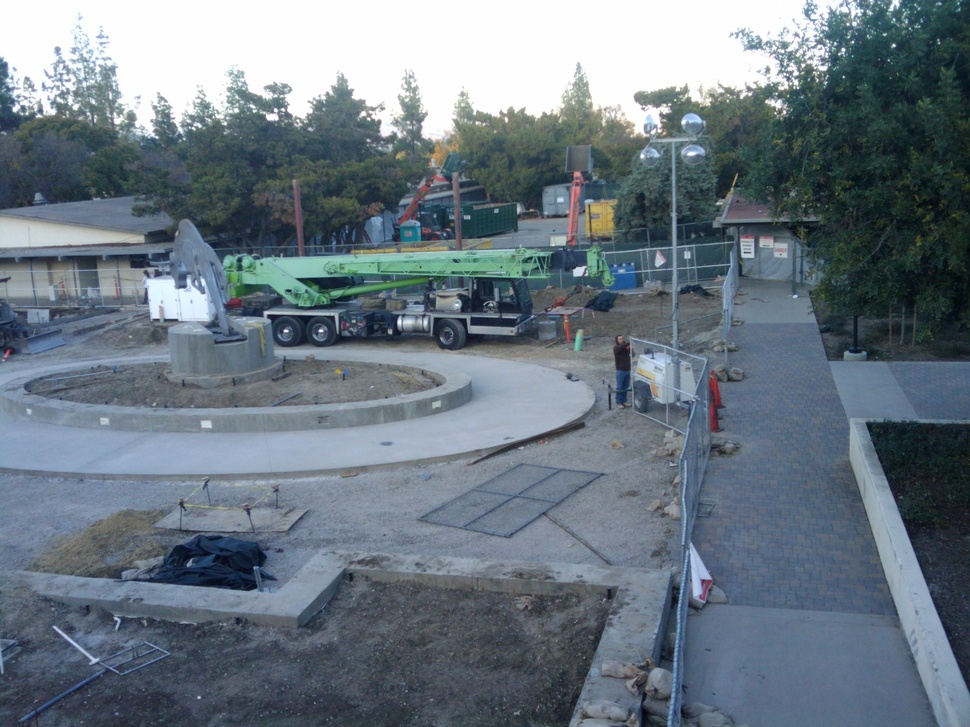
%> input picture ImageStitching/img/img1.jpg, 970 x 727 px, shrunk from 2048 x 1536 before the run
$ octave imageFeatures.m   (GNU Octave 9; MATLAB toolbox functions it lacks are replaced by stand-ins)
%> lines starting %> are read from the running program, lines starting %| are printed output that depends on the picture
img1 = rgb2gray(imread('.\img\img1.jpg'));
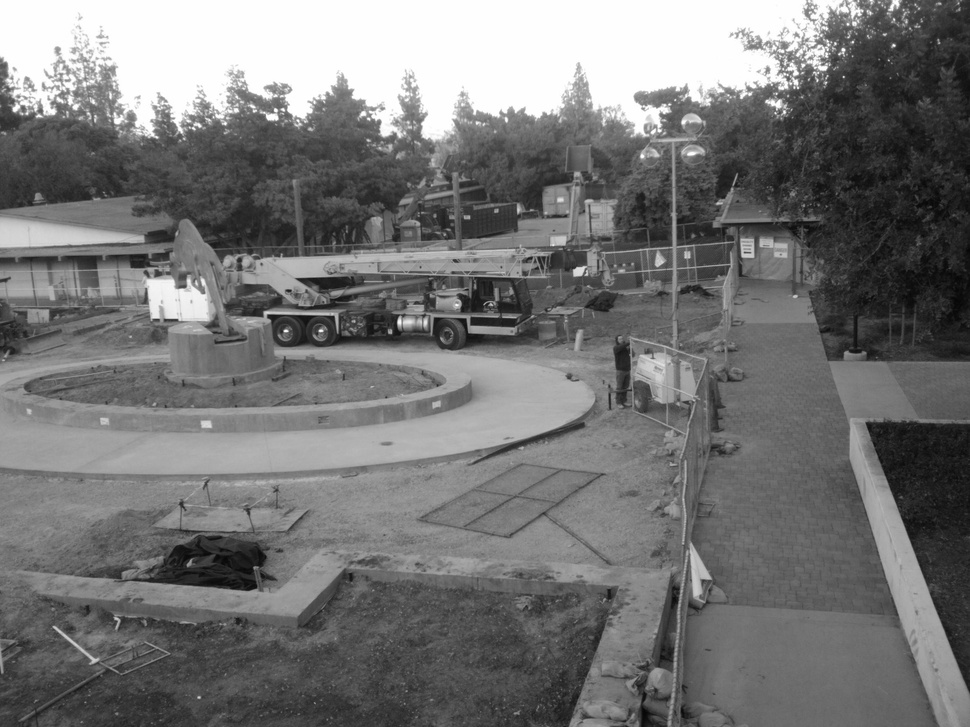
%> img1: size 727x970 uint8; min 5, max 255, mean 117.1
img2 = rgb2gray(imread('.\img\img2.jpg'));
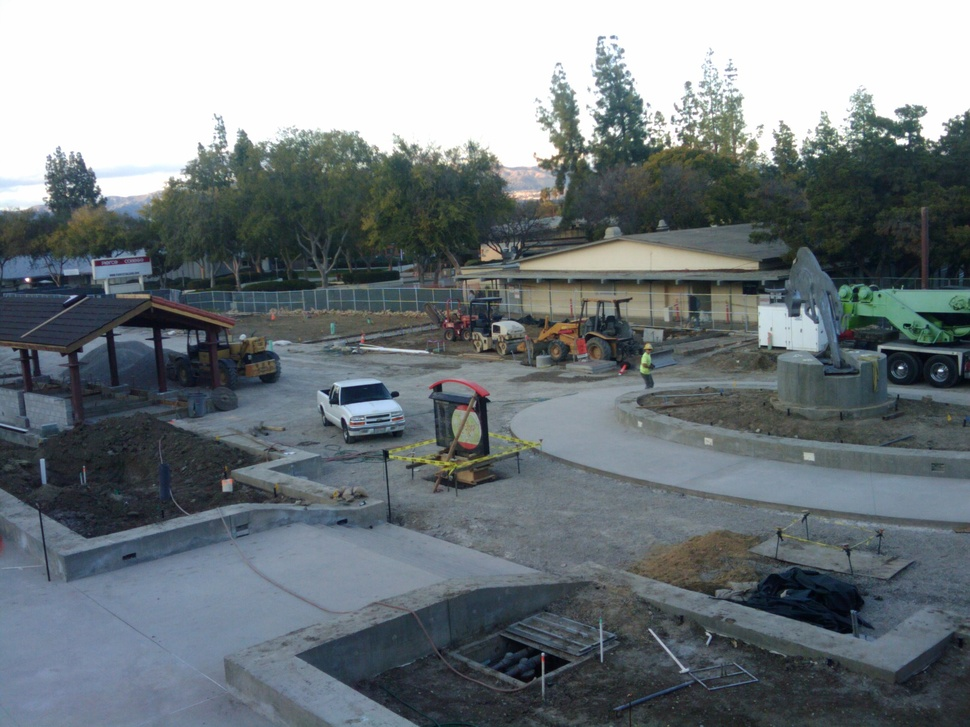
%> input picture ImageStitching/img/img2.jpg, 970 x 727 px, shrunk from 2048 x 1536 before the run
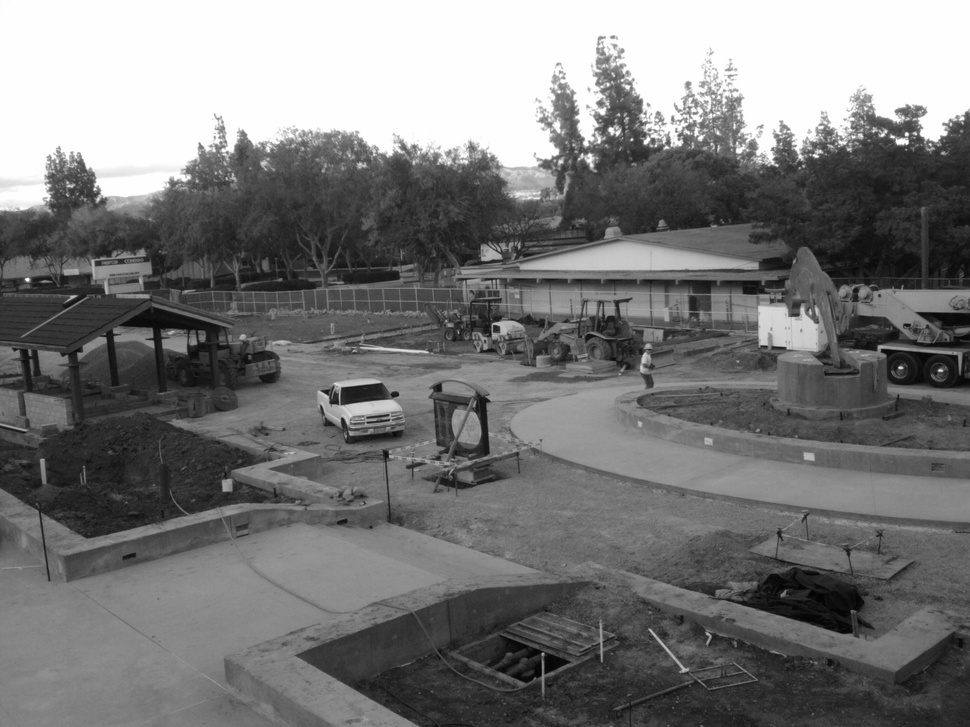
%> img2: size 727x970 uint8; min 1, max 255, mean 120.7
img3 = rgb2gray(imread('.\img\img3.jpg'));
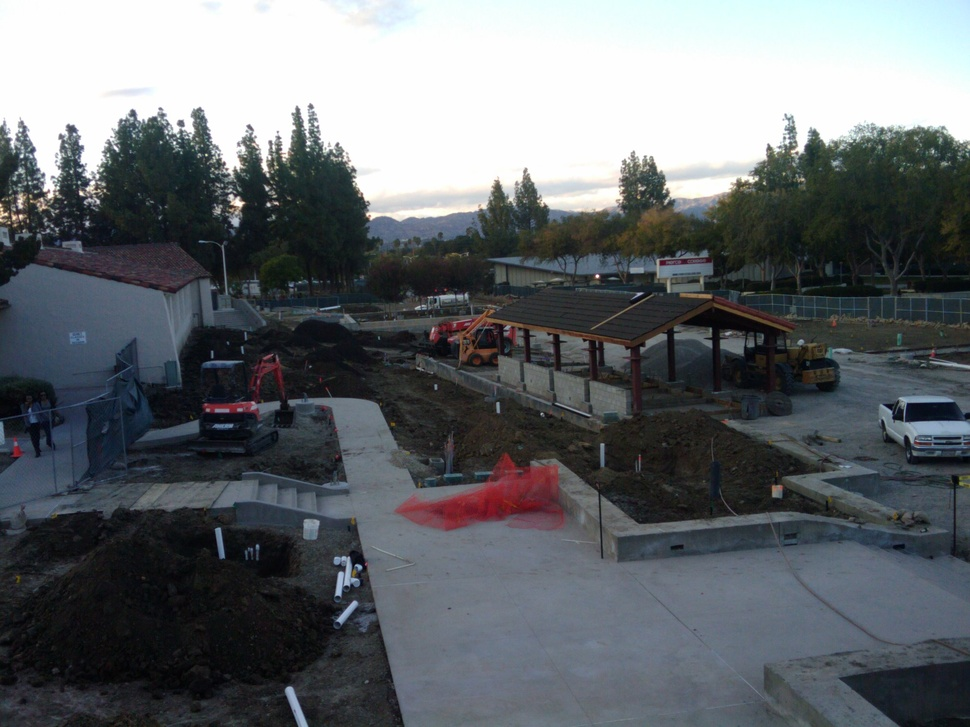
%> input picture ImageStitching/img/img3.jpg, 970 x 727 px, shrunk from 2048 x 1536 before the run
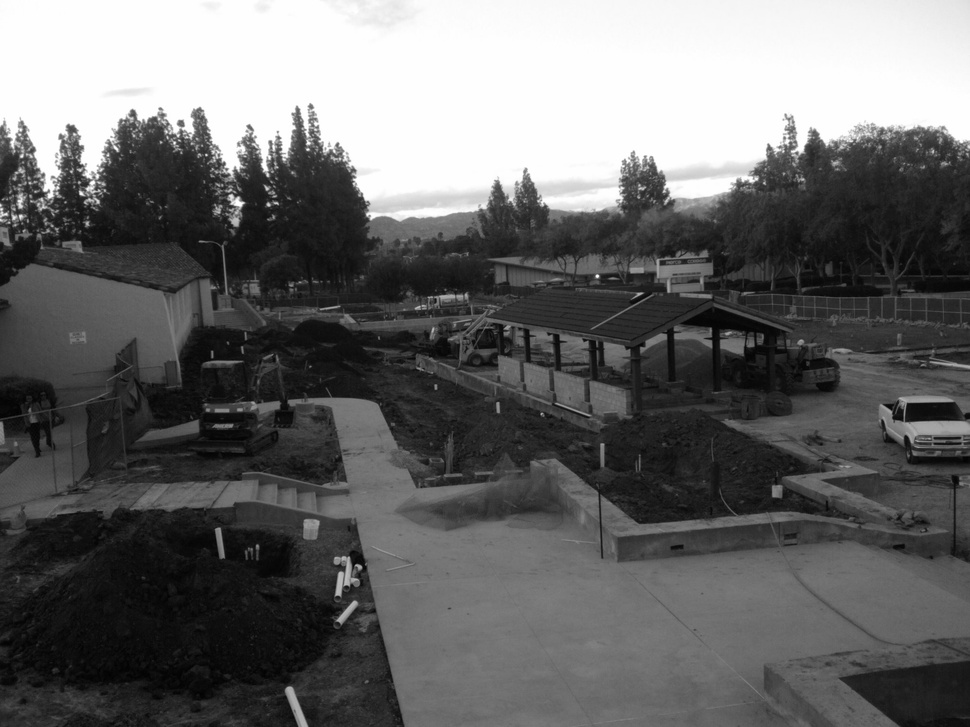
%> img3: size 727x970 uint8; min 1, max 255, mean 103.7
figure;
imshow(img1);
figure;
imshow(img2);
figure;
imshow(img3);
